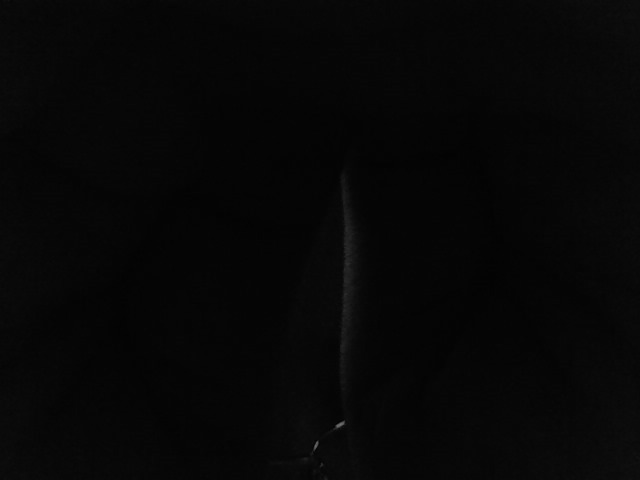
#> input picture demo.png, 640 x 480 px, found by its file name
$ python Assignment-3.py
#> lines starting #> are read from the running program, lines starting #| are printed output that depends on the picture
import numpy as np
import matplotlib.pyplot as plt
import cv2 as cv

def load_image(image_path):
    # Load image in BGR format
    image = cv.imread(image_path)
    if image is None:
        raise ValueError("Image not found or unable to read.")
    return image

def calculate_histogram(image):
    # Convert to grayscale
    gray_image = cv.cvtColor(image, cv.COLOR_BGR2GRAY)

    # Calculate histogram
    hist = cv.calcHist([gray_image], [0], None, [256], [0, 256])
    return hist

def analyze_brightness(hist):
    # Analyze the histogram to infer brightness
    # total_pixels = np.sum(hist)

    # Calculate the cumulative distribution from the histogram
    cdf = hist.cumsum()
    cdf_normalized = cdf / cdf[-1]

    # Determine brightness thresholds (for example, 10% and 90%)
    low_threshold = 0.9
    high_threshold = 0.1

    is_dark = cdf_normalized[50] < low_threshold  # Example threshold
    is_bright = cdf_normalized[200] > high_threshold  # Example threshold

    return is_dark, is_bright

def adjust_gamma(image, gamma):
    # Apply gamma correction
    inv_gamma = 1.0 / gamma
    table = np.array([(i / 255.0) ** inv_gamma * 255 for i in range(256)]).astype("uint8")

    return cv.LUT(image, table)

def plot_histogram(hist, title="Histogram"):
    # Plot histogram
    plt.figure()
    plt.title(title)
    plt.xlabel("Intensity Value")
    plt.ylabel("Frequency")
    plt.plot(hist)
    plt.xlim([0, 256])
    plt.show()

def main(image_path):
    # Load the image
    image = load_image(image_path)
#> in load_image, image is the input picture: shape (480, 640, 3); min 0, max 114, mean 6.7

    # Calculate histogram
    hist = calculate_histogram(image)
#> in calculate_histogram, `hist = cv.calcHist([gray_image], [0], None, [256], [0, 256])`: hist = 256 values, max 78938 at index 5, min 0 at index 1, mean 1200

    # Plot original histogram
    plot_histogram(hist, title="Original Histogram")
#> in plot_histogram, `plt.show()`:
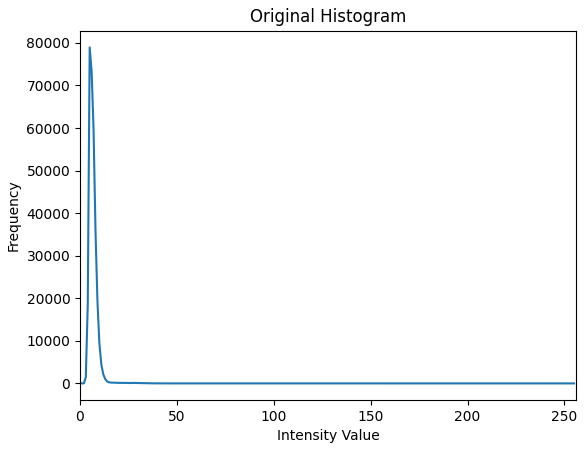
#> figure drawn by matplotlib, 1 panel; curve peaks at x = 5, y = 78938

    # Analyze brightness
    is_dark, is_bright = analyze_brightness(hist)
#> in analyze_brightness, `cdf = hist.cumsum()`: cdf = 256 values from 1 to 307200
#> in analyze_brightness, `cdf_normalized = cdf / cdf[-1]`: cdf_normalized = 256 values from 3.26e-06 to 1
#> in analyze_brightness, `is_dark = cdf_normalized[50] < low_threshold`: is_dark = False
#> in analyze_brightness, `is_bright = cdf_normalized[200] > high_threshold`: is_bright = True
#> is_dark = False; is_bright = True

    # Adjust gamma based on brightness analysis
    if is_dark:
        gamma = 0.7  # Example gamma value to brighten the image
    elif is_bright:
        gamma = 1.5  # Example gamma value to darken the image
    else:
        gamma = 1.0  # No change

    adjusted_image = adjust_gamma(image, gamma)

    # Calculate and plot adjusted histogram
    adjusted_hist = calculate_histogram(adjusted_image)
#> adjusted_hist = 256 values, max 78938 at index 18, min 0 at index 1, mean 1200
    plot_histogram(adjusted_hist, title="Adjusted Histogram")
#> call 2 of plot_histogram, with hist = array of shape (256, 1), title = 'Adjusted Histogram'
#> in plot_histogram (call 2), `plt.show()`:
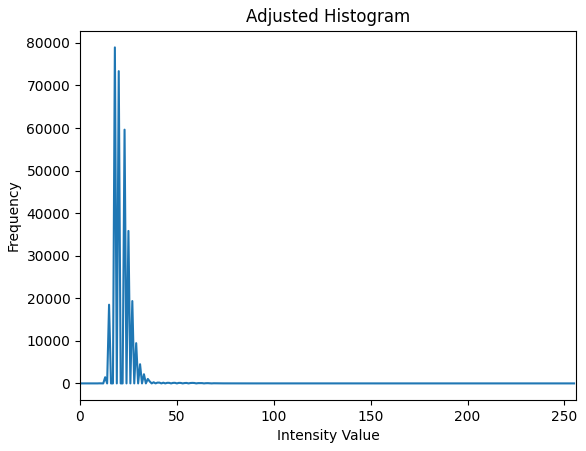
#> figure drawn by matplotlib, 1 panel; curve peaks at x = 18, y = 78938

    # Display images
    cv.imshow("Original Image", image)
    cv.imshow("Adjusted Image", adjusted_image)
    cv.waitKey(0)
    cv.destroyAllWindows()

image_path = 'D:\WORK\Year-3\Image-Processing\demo.png'
main(image_path)
